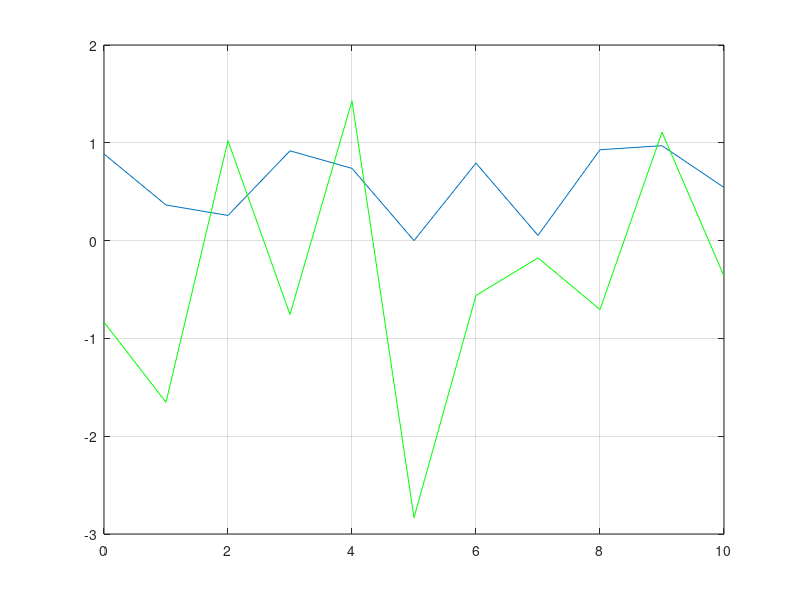

Source code (MATLAB):
close all;
clear;
clc;
n=[0:10];
x=rand(1,length(n));
y=randn(1,length(n));
plot(n,x);
grid on;
hold on;
plot(n,y,'g');
grid on;